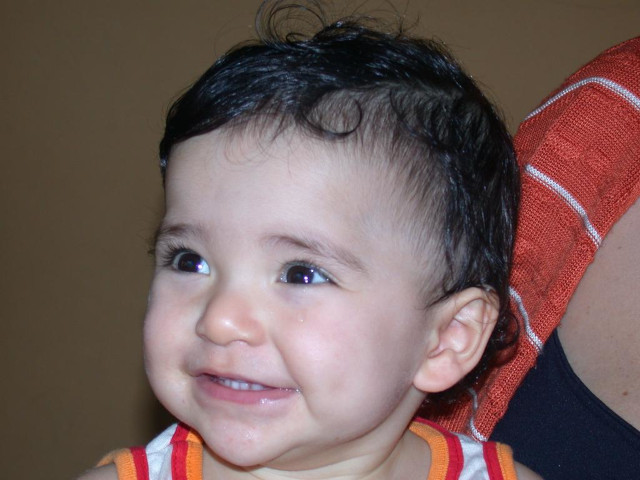
//> input picture Capítulo 10, Decomposição de imagens em planos de bits/bitplanes/biel-color.png, 640 x 480 px
$ ./contornos '../../Capítulo 10, Decomposição de imagens em planos de bits/bitplanes/biel-color.png'   (built with g++ and OpenCV 4)
//> lines starting //> are read from the running program, lines starting //| are printed output that depends on the picture; after the words box and inside, x2 and y2 are one past the last pixel; in counts of white or black regions, pixels touching at a corner belong together


#include <fstream>
#include <iostream>
#include <opencv2/opencv.hpp>

int main(int argc, char** argv) {
  cv::Mat image, gray;
  std::ofstream file;

  image = cv::imread(argv[1], cv::IMREAD_GRAYSCALE);
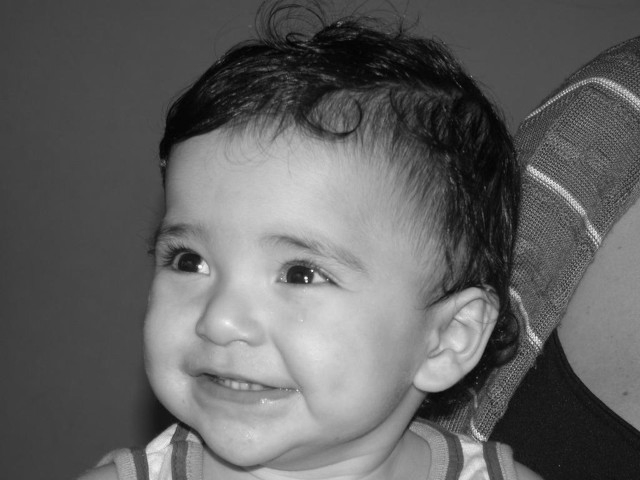
//> image: 480 rows x 640 cols, CV_8UC1; min 0, max 250, mean 98.1

  if (!image.data) {
    std::cout << "nao abriu " << argv[1] << std::endl;
    return 0;
  }

  cv::threshold(image, image, 1, 255, cv::THRESH_BINARY + cv::THRESH_OTSU);
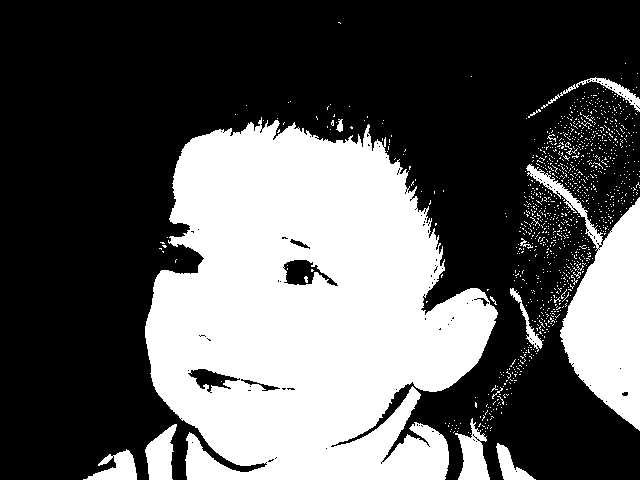
//> image: 480 rows x 640 cols, CV_8UC1; 35.7% white; 1112 white regions (1095 under 20 px)

  std::vector<std::vector<cv::Point> > contours;
  std::vector<cv::Vec4i> hierarchy;

  cv::findContours(image, contours, hierarchy, cv::RETR_EXTERNAL,
                   cv::CHAIN_APPROX_NONE);
//> contours = 1107 contours, 1098 with area under 20; largest, box (x1, y1, x2, y2) and area: (145, 117, 498, 480) 90700, (526, 164, 640, 431) 11921, (145, 424, 177, 480) 1080, (455, 418, 490, 480) 1069, (83, 449, 137, 480) 781

  cv::cvtColor(image, image, cv::COLOR_GRAY2BGR);
//> image: 480 rows x 640 cols, CV_8UC3; 35.7% white; 1112 white regions (1095 under 20 px), largest, box (x1, y1, x2, y2) and area: (145, 117, 498, 480) 90175, (526, 164, 640, 431) 12232, (455, 418, 490, 480) 1158

  file.open("contornos.svg");
  if (!file.is_open()) {
    std::cout << "nao abriu contornos.svg" << std::endl;
    return 0;
  }

  file << "<svg height=\"" << image.rows << "\" width=\"" << image.cols
       << "\" xmlns=\"http://www.w3.org/2000/svg\"> " << std::endl;

  for (size_t i = 0; i < contours.size(); i++) {
    file << "<path d=\"M " << contours[i][0].x << " " << contours[i][0].y
         << " ";
    for (size_t j = 1; j < contours[i].size(); j++) {
      file << "L" << contours[i][j].x << " " << contours[i][j].y << " ";
    }
    file << "Z\" fill=\"#cccccc\" stroke=\"black\" stroke-width=\"1\" />"
         << std::endl;
    cv::drawContours(image, contours, i, CV_RGB(255, 0, 0));
  }
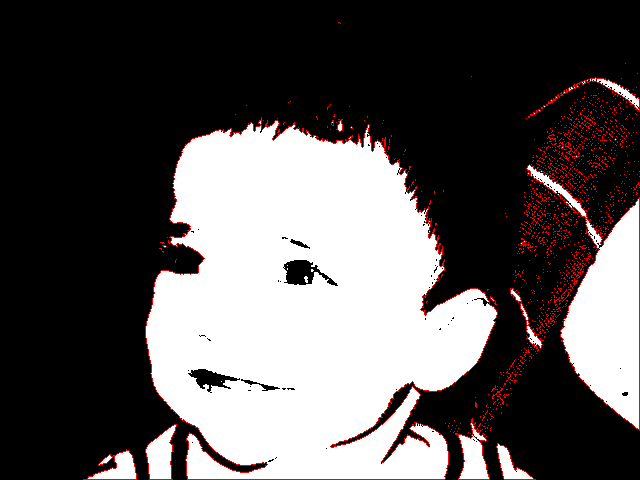
//> image: 480 rows x 640 cols, CV_8UC3; mean B, G, R 85.6, 85.6, 91.1
  file << "</svg>" << std::endl;

  cv::imshow("imagem", image);
  cv::waitKey();

  int total_pontos = 0;
    for (size_t i = 0; i < contours.size(); i++) {
        total_pontos += contours[i].size();
    }
//> this loop made 1107 passes
//> total_pontos on passes 1 to 3: 178, 299, 300
//> after the loop, total_pontos = 7264
  std::cout << "Total de pontos nos contornos: " << total_pontos << std::endl;
//| Total de pontos nos contornos: 7264
  return 0;
}
